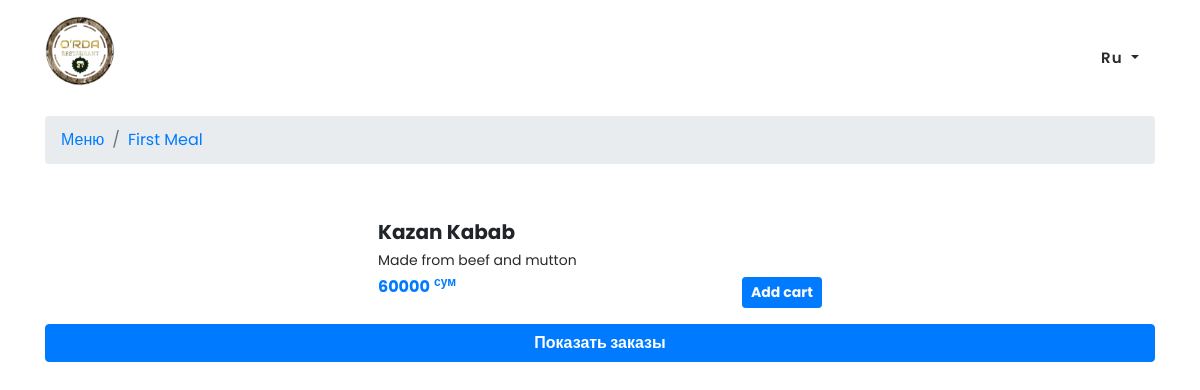
Page /ru/1ab8fc03-0725-4b57-ac45-35eef67fe7de/meals/ on the committed database.
### baseapp/models.py (models this page shows, shortened)
class Category(models.Model):
    id = models.UUIDField(default=uuid.uuid4, editable=False, primary_key=True)
    category_name = models.CharField(max_length=50, unique=True)
    category_image = models.ImageField(upload_to='category/')
    bar_food = models.BooleanField(default=False)
    visibility = models.BooleanField(default=True)

class Meal(models.Model):
    id = models.UUIDField(default=uuid.uuid4,primary_key=True,editable=False)
    meal_name = models.CharField(max_length=70)
    meal_description = models.TextField()
    category = models.ForeignKey(Category, on_delete=models.CASCADE)
    meal_image1 = models.ImageField(upload_to='meal_images/')
    meal_image2 = models.ImageField(upload_to='meal_images/',blank=True, null=True)
    meal_image3 = models.ImageField(upload_to='meal_images/',blank=True, null=True)
    price = models.IntegerField()
    is_available = models.BooleanField(default=True)
    is_hot = models.BooleanField(default=False)

### baseapp/views.py (the view)
# urls.py: path('<cat_id>/meals/',views.menumeals, name='menumeals'),
def menumeals(request, cat_id):
    cats = Category.objects.get(id=cat_id)
    meals = Meal.objects.filter(category=cats)
    context = {'cat': cats, 'meals': meals}
    return render(request, 'baseapp/menumeal.html', context)

### templates/baseapp/menumeal.html (shortened to what this page needs)
{% extends 'base.html' %}
{% load static %}
{% load i18n %}
{% block content %}
<div id="top">
<div class="container py-3">
    <ul class="breadcrumb">
        <li class="breadcrumb-item"><a href="{% url 'home' %}">{% trans 'Menu' %}</a></li>
        <li class="breadcrumb-item"><a href="{% url 'menumeals' cat.id %}">{{cat.category_name}}</a></li>
    </ul>
    {% if meals %}
    {% for meal in meals %}
    {% if meal.is_available == True %}
    <div class="yourbox py-2">
      <div id="demo" class="carousel slide" data-ride="carousel" data-interval="3000">
        <ul class="carousel-indicators">
          <li data-target="#demo" data-slide-to="0" class="active"></li>
          {% if meal.meal_image2 %}
          <li data-target="#demo" data-slide-to="1"></li>
          {% endif %}
        </ul>
        <div class="carousel-inner">
          <div class="carousel-item active">
          </div>
        </div>
        </div>
      <h5 class="text-start mt-2 mb-1"><b> {{meal.meal_name}}</b></h5>
      <p class="text-start my-1">{{meal.meal_description}}</p>
      <div class="d-flex justify-content-between">
      <h6 class="text-start text-primary"><b> {{meal.price}}</b> <sup><b> {% trans "so'm" %}</b></sup></h6>
      <a href="{% url 'add_cart' meal.pk %}" class="btn btn-primary text-light btn-sm"><b>{% trans 'Add cart' %}</b></a>
      </div>
    </div>
   {% endif %}
    {% endfor %}
      <a href="{% url 'cart' %}" id='mybtn' class="btn btn-primary d-block w-100 my-2 mx-auto mybutton"><b> {% trans 'Show orders' %}</b></a>
    {% else %}
      <div class="box">
        <h4 class="empty">{% trans 'No added meals' %}</h4>
      </div>
    {% endif %}
</div>
</div>
{% endblock content %}

### static/css/templatemo-klassy-cafe.css (style rules this page uses)
html, body, div, span, applet, object, iframe, h1, h2, h3, h4, h5, h6, p, blockquote, div pre, a, abbr, acronym, address, big, cite, code, del, dfn, em, font, img, ins, kbd, q, s, samp, small, strike, strong, sub, sup, tt, var, b, u, i, center, dl, dt, dd, ol, ul, li, figure, header, nav, section, article, aside, footer, figcaption { margin: 0; padding: 0; border: 0; outline: 0; }
ul, li { padding: 0; margin: 0; list-style: none; }
* { box-sizing: border-box; }
html, body { font-family: 'Poppins', sans-serif; font-weight: 400; background-color: #fff; font-size: 16px; -ms-text-size-adjust: 100%; -webkit-font-smoothing: antialiased; -moz-osx-font-smoothing: grayscale; }
a { text-decoration: none !important; }
h1, h2, h3, h4, h5, h6 { margin-top: 0px; margin-bottom: 0px; }
ul { margin-bottom: 0px; }
p { font-size: 14px; line-height: 25px; color: #2a2a2a; }
html, body { background: #fff; font-family: 'Poppins', sans-serif; }
#top { padding-top: 100px; }
*, *:before, *:after { -webkit-box-sizing: border-box; box-sizing: border-box; -webkit-font-smoothing: antialiased; -moz-osx-font-smoothing: grayscale; }

### static/css/newcss.css (style rules this page uses)
.yourbox { width: 40%; display: block; margin: auto; }

### static/css/cart.css (style rules this page uses)
.mybutton { width: 50%; display: block; margin: auto; }

### rows in the picture
Category: category_name "First Meal"
Meal: meal_name "Kazan Kabab", meal_description "Made from beef and mutton", price "60000"

### other values in the picture
{{ LANGUAGE_CODE }} "Ru"
